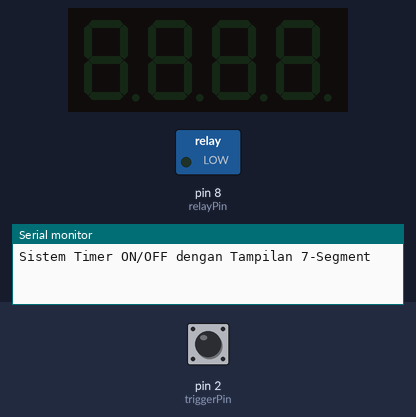
Recording of a sketch running on a simulated Arduino Uno, built with avr-gcc and run on an emulated ATmega328P. On the bench: 4-digit seven-segment display, switched loads named in the sketch (green lamp = pin HIGH), the last lines printed to the serial monitor. The test bench sets the inputs (shaded band); at power-on: pin 2 (triggerPin) HIGH.

Above: at 1.2 s.
1.3 s: pin 2 (triggerPin) pulled LOW for 0.15 s
At 2.1 s:
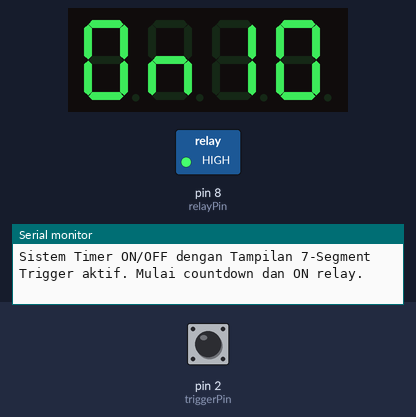
At 13.6 s:
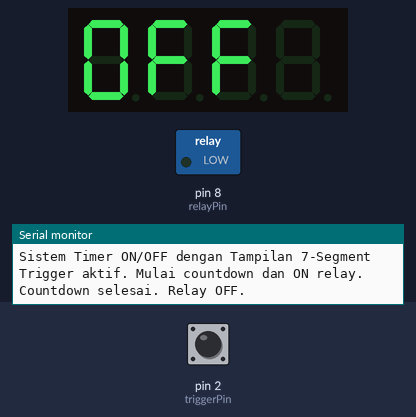
Timing chart, 0 to 14.1 s (numbered marks = the images above; inputs shaded):
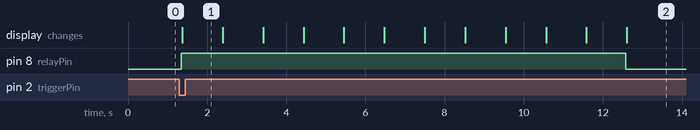

The sketch:

Timer_relay_WP.ino
```cpp
#include <TM1637Display.h>  // Library untuk TM1637 4-digit 7-segment

// === PIN SETUP ===
const int triggerPin = 2;
const int relayPin = 8;
const int CLK = 3;
const int DIO = 4;

TM1637Display display(CLK, DIO);

// === CUSTOM KARAKTER ===
const uint8_t OFF_chars[] = {
  SEG_A | SEG_B | SEG_C | SEG_D | SEG_E | SEG_F,       // 'O'
  SEG_A | SEG_E | SEG_F | SEG_G,                       // 'F'
  SEG_A | SEG_E | SEG_F | SEG_G,                       // 'F'
  0x00                                                 // spasi
};

const uint8_t ON_prefix[] = {
  SEG_A | SEG_B | SEG_C | SEG_D | SEG_E | SEG_F,       // 'O'
  SEG_C | SEG_E | SEG_G                                // 'N'
};

// === WAKTU & DEBOUNCE ===
const unsigned long debounceDelay = 50;
bool timerActive = false;
unsigned long lastDebounceTime = 0;
bool lastTriggerState = HIGH;

void setup() {
  pinMode(triggerPin, INPUT_PULLUP);
  pinMode(relayPin, OUTPUT);
  digitalWrite(relayPin, LOW);

  Serial.begin(9600);
  Serial.println("Sistem Timer ON/OFF dengan Tampilan 7-Segment");

  display.setBrightness(7);
  display.clear();
}

void loop() {
  int reading = digitalRead(triggerPin);

  if (reading != lastTriggerState) {
    lastDebounceTime = millis();
    lastTriggerState = reading;
  }

  if ((millis() - lastDebounceTime) > debounceDelay) {
    if (reading == LOW && !timerActive) {
      timerActive = true;
      digitalWrite(relayPin, HIGH);
      Serial.println("Trigger aktif. Mulai countdown dan ON relay.");

      // Mulai countdown dari 10 ke 0
      for (int i = 10; i >= 0; i--) {
        uint8_t segs[4] = {0};

        // Salin karakter "ON"
        segs[0] = ON_prefix[0];  // 'O'
        segs[1] = ON_prefix[1];  // 'N'

        if (i >= 10) {
          segs[2] = display.encodeDigit(i / 10);
          segs[3] = display.encodeDigit(i % 10);
        } else {
          segs[2] = 0x00;  // Spasi
          segs[3] = display.encodeDigit(i);
        }

        display.setSegments(segs);
        delay(1000);
      }

      // Selesai countdown
      digitalWrite(relayPin, LOW);
      timerActive = false;
      Serial.println("Countdown selesai. Relay OFF.");
      display.setSegments(OFF_chars);  // Tampilkan OFF
    }
  }
}
```

Measured:
- after the input at 1.3 s, pin 8 (relayPin): LOW → HIGH after 0.05 s, → LOW 11.2 s later; the display: changes after 0.07 s (image 1)
